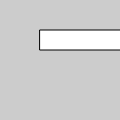
Frame 1 (no input)
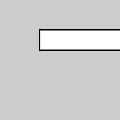
Frame 60 (no input)
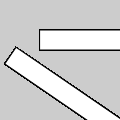
Frame 120 (the mouse pressed at the canvas centre since frame 60)

The p5.js sketch that drew these frames (run headless with seeded random() and noise() and a simulated clock; from frame 60 on, the mouse is pressed at the canvas centre):

// p5.js sketch
// ── sketch.js
function setup() {
  createCanvas(120, 120);
  background(204);
}

function draw() {
    rotate(mouseX / 100.0);
    rect(40, 30, 160, 20);
  
}
